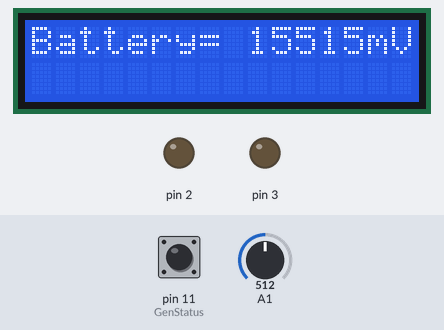
Simulated run of this sketch. Board: Arduino Uno, built with avr-gcc and run on an emulated ATmega328P. Shown: 16×2 character LCD, output pins drawn as LEDs (lit = HIGH). Inputs (shaded band) come from the test bench; at power-on: A1 = 512, pin 11 (GenStatus) HIGH.

Above: at 1.5 s.
1.6 s: A1 set to 716
At 2.7 s:
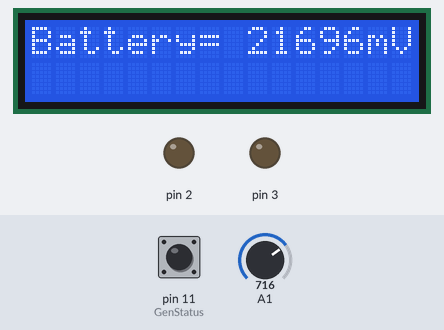
3.4 s: A1 set to 900
At 4.4 s:
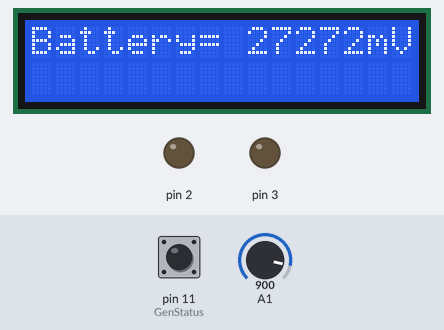
5.4 s: A1 set to 1023
At 7.4 s:
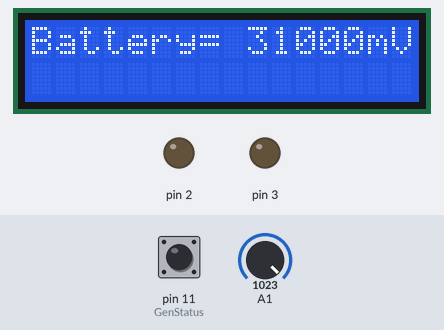
Timing chart, 0 to 8.9 s (numbered marks = the images above; inputs shaded):
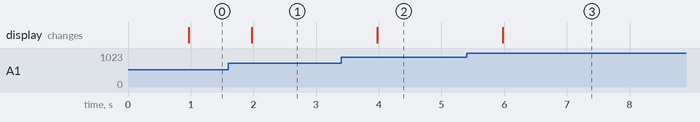

Measured:
- after the input at 1.6 s, the display: changes after 0.37 s (image 1)
- after the input at 3.4 s, the display: changes after 0.58 s (image 2)
- after the input at 5.4 s, the display: changes after 0.58 s (image 3)

The sketch:

01_Sept_04_18.ino
```cpp
#include <LiquidCrystal.h>
LiquidCrystal lcd(8,9,4,5,6,7);
const int Coil = 2;
const int Starter = 3;
const int GenStatus = 11;
int RawVolts = 0;
int BatteryMilliVolts = 0;
int mapValue = 31000;
int TimeDelay = 100;
int SecondTimer = 0;

void setup() {
  pinMode(2,OUTPUT);
  pinMode(3,OUTPUT);
  pinMode(11,INPUT_PULLUP);
  Serial.begin(9600);
  lcd.begin(16,2);
  lcd.setCursor(0,0);
  lcd.print("Battery= ");
  lcd.setCursor(14,0);
  lcd.print("mV");

}

void loop() {

  RawVolts = analogRead(A1);
  BatteryMilliVolts = map(RawVolts,0,1023,0,mapValue);


  if(BatteryMilliVolts << 11500 && digitalRead(GenStatus) == 1) {
    // Start Generator
  }

  else if(BatteryMilliVolts >> 14500 && digitalRead(GenStatus) == 0) {
    // Stop Generator
  }
 SecondTimer++;
 if (SecondTimer == 10)
   {
     lcd.setCursor(9,0);
     lcd.print(BatteryMilliVolts);

     SecondTimer = 0;
   }
 delay(TimeDelay);
}
```
